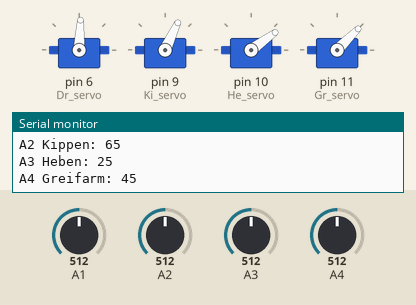
Simulated run of this sketch. Board: Arduino Nano, built with avr-gcc and run on an emulated ATmega328P. On the bench: 4 × servo, the last lines printed to the serial monitor. Inputs (shaded band) come from the test bench; at power-on: A1 = 512, A2 = 512, A3 = 512, A4 = 512.

Above: at 1.2 s.
1.3 s: A1 set to 716
At 3.4 s:
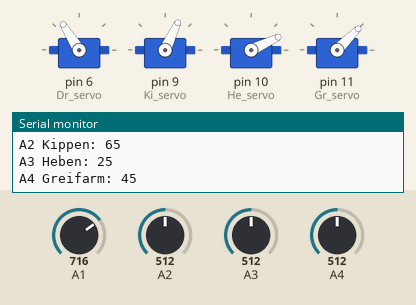
4.3 s: A2 set to 716
At 5.5 s:
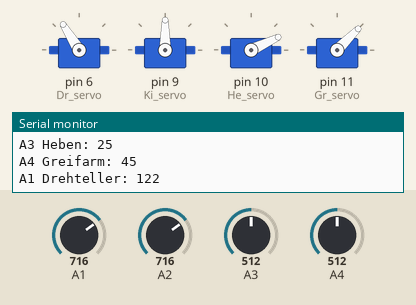
6.4 s: A3 set to 716
At 7.6 s:
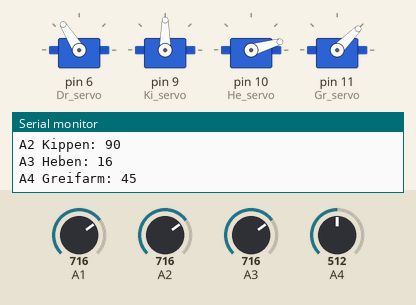
8.1 s: A4 set to 716
At 8.9 s:
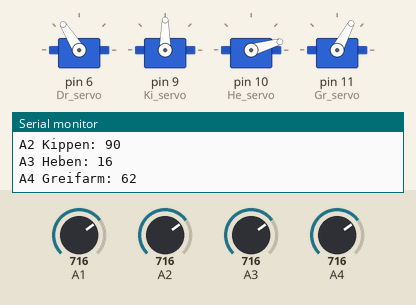
10.0 s: A1 set to 306
At 12.4 s:
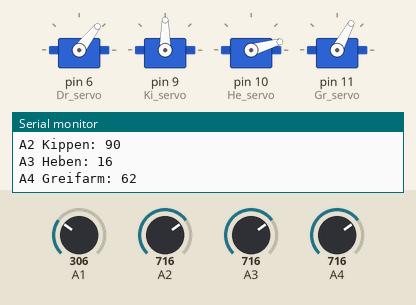
13.0 s: A2 set to 30
At 16.2 s:
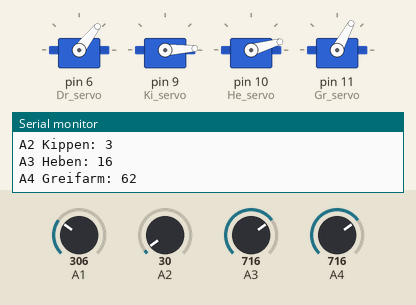
Timing chart, 0 to 17.0 s (numbered marks = the images above; inputs shaded):
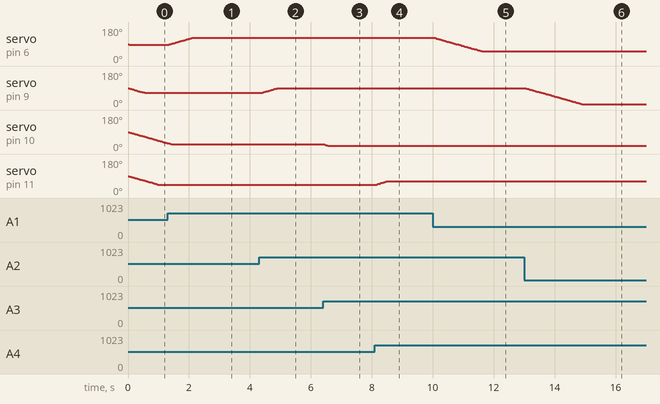

Measured:
- after the input at 1.3 s, servo on pin 6 (Dr_servo): moves from 87° to 122° over 0.75 s, starting at once
- after the input at 4.3 s, servo on pin 9 (Ki_servo): moves from 65° to 90° over 0.53 s, starting after 0.10 s
- after the input at 6.4 s, servo on pin 10 (He_servo): 25° → 16° at once
- after the input at 8.1 s, servo on pin 11 (Gr_servo): moves from 45° to 62° over 0.33 s, starting after 0.07 s
- after the input at 10.0 s, servo on pin 6 (Dr_servo): moves from 122° to 52° over 1.5 s, starting after 0.10 s
- after the input at 13.0 s, servo on pin 9 (Ki_servo): moves from 90° to 3° over 1.9 s, starting after 0.06 s

The sketch:

Robo_Arm.ino
```cpp
/*************************************************************************************************
                                      PROGRAMMINFO
**************************************************************************************************
Funktion: Robo_Arm

**************************************************************************************************
Version: 20.10.2023
**************************************************************************************************
Board: NANO oBL
**************************************************************************************************
Libraries:
    VarSpeedServo.h
    https://github.com/netlabtoolkit/varspeedservo

**************************************************************************************************
C++ Arduino IDE V1.8.19
**************************************************************************************************
Einstellungen:
https://dl.espressif.com/dl/package_esp32_index.json
http://dan.drown.org/stm32duino/package_STM32duino_index.json
http://arduino.esp8266.com/stable/package_esp8266com_index.json
**************************************************************************************************/

#include <VarSpeedServo.h>


VarSpeedServo Gr_servo; //Greifarm
VarSpeedServo Dr_servo; //Drehteller
VarSpeedServo Ki_servo; //Kippen
VarSpeedServo He_servo; //Heben

int Poti_Drehen = A1;     //Drehteller
int Joystick_Kippen = A2; //Kipp
int Joystick_Heben = A3;  //Heben
int Poti_Greifen = A4;    //Greifarm

int Greifarm;
int Drehteller;
int Kippen;
int Heben;

//Speed festlegen:
int SPEED = 30; //30 bei Test


void setup() {
    Serial.begin (115200);

    Dr_servo.attach(6);   //PWM#6
    Ki_servo.attach(9);  //PWM#9
    He_servo.attach(10);  //PWM#10
    Gr_servo.attach(11);   //PWM#11
}

void loop() {

int Poti_Drehen = analogRead(A1);
int Joystick_Kippen = analogRead(A2);
int Joystick_Heben = analogRead(A3);
int Poti_Greifen = analogRead(A4);

  //Drehteller
  Drehteller = map(Poti_Drehen, 0, 1023, 0, 175);
  Dr_servo.write(Drehteller, SPEED);
  Serial.print("A1 Drehteller: ");
  Serial.println(Drehteller);

  //Kippen
  Kippen = map(Joystick_Kippen, 0, 1023, 0, 130);
  Ki_servo.write(Kippen, SPEED);
  Serial.print("A2 Kippen: ");
  Serial.println(Kippen);


  //Heben
  Heben = map(Joystick_Heben, 0, 1023, 50, 0);
  He_servo.write(Heben, SPEED);
  Serial.print("A3 Heben: ");
  Serial.println(Heben);


  //Greifarm
  Greifarm = map(Poti_Greifen, 0, 1023, 0, 90);
  Gr_servo.write(Greifarm, SPEED);
  Serial.print("A4 Greifarm: ");
  Serial.println(Greifarm);
    delay(100);
}
```
